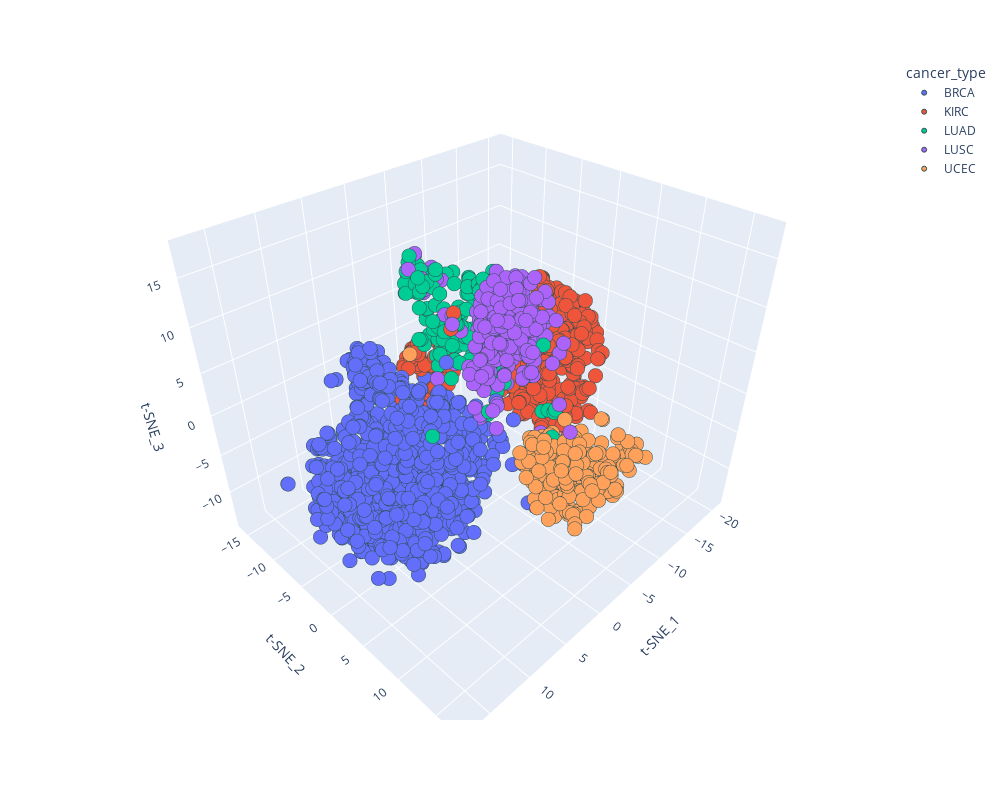

Notebook cell for this chart:
### Code cell
fig = px.scatter_3d(final_df,
                    x='t-SNE_1', y='t-SNE_2', z='t-SNE_3',
                    color='cancer_type',
                    width=1000, height=800,
                    opacity=1
                    )

fig.update_traces(marker=dict(size=5,
                              line=dict(width=1,
                                        color='DarkSlateGrey')
                              ),
                  )

fig.show()

### Figure 1 — Plotly figure (JSON) as saved in the notebook; plotly's stock layout.template omitted (floating-point values rounded to 4 significant figures; data arrays with more than 128 entries replaced by an {"elided": "..."} marker saying what was removed)
{"data": [{"hovertemplate": "cancer_type=BRCA<br>t-SNE_1=%{x}<br>t-SNE_2=%{y}<br>t-SNE_3=%{z}<extra></extra>", "legendgroup": "BRCA", "marker": {"color": "#636efa", "line": {"color": "DarkSlateGrey", "width": 1}, "opacity": 1, "size": 5, "symbol": "circle"}, "mode": "markers", "name": "BRCA", "scene": "scene", "showlegend": true, "type": "scatter3d", "x": {"elided": "878 float values"}, "y": {"elided": "878 float values"}, "z": {"elided": "878 float values"}}, {"hovertemplate": "cancer_type=KIRC<br>t-SNE_1=%{x}<br>t-SNE_2=%{y}<br>t-SNE_3=%{z}<extra></extra>", "legendgroup": "KIRC", "marker": {"color": "#EF553B", "line": {"color": "DarkSlateGrey", "width": 1}, "opacity": 1, "size": 5, "symbol": "circle"}, "mode": "markers", "name": "KIRC", "scene": "scene", "showlegend": true, "type": "scatter3d", "x": {"elided": "537 float values"}, "y": {"elided": "537 float values"}, "z": {"elided": "537 float values"}}, {"hovertemplate": "cancer_type=LUAD<br>t-SNE_1=%{x}<br>t-SNE_2=%{y}<br>t-SNE_3=%{z}<extra></extra>", "legendgroup": "LUAD", "marker": {"color": "#00cc96", "line": {"color": "DarkSlateGrey", "width": 1}, "opacity": 1, "size": 5, "symbol": "circle"}, "mode": "markers", "name": "LUAD", "scene": "scene", "showlegend": true, "type": "scatter3d", "x": {"elided": "162 float values"}, "y": {"elided": "162 float values"}, "z": {"elided": "162 float values"}}, {"hovertemplate": "cancer_type=LUSC<br>t-SNE_1=%{x}<br>t-SNE_2=%{y}<br>t-SNE_3=%{z}<extra></extra>", "legendgroup": "LUSC", "marker": {"color": "#ab63fa", "line": {"color": "DarkSlateGrey", "width": 1}, "opacity": 1, "size": 5, "symbol": "circle"}, "mode": "markers", "name": "LUSC", "scene": "scene", "showlegend": true, "type": "scatter3d", "x": {"elided": "240 float values"}, "y": {"elided": "240 float values"}, "z": {"elided": "240 float values"}}, {"hovertemplate": "cancer_type=UCEC<br>t-SNE_1=%{x}<br>t-SNE_2=%{y}<br>t-SNE_3=%{z}<extra></extra>", "legendgroup": "UCEC", "marker": {"color": "#FFA15A", "line": {"color": "DarkSlateGrey", "width": 1}, "opacity": 1, "size": 5, "symbol": "circle"}, "mode": "markers", "name": "UCEC", "scene": "scene", "showlegend": true, "type": "scatter3d", "x": {"elided": "269 float values"}, "y": {"elided": "269 float values"}, "z": {"elided": "269 float values"}}], "layout": {"height": 800, "legend": {"title": {"text": "cancer_type"}, "tracegroupgap": 0}, "margin": {"t": 60}, "scene": {"domain": {"x": [0, 1], "y": [0, 1]}, "xaxis": {"title": {"text": "t-SNE_1"}}, "yaxis": {"title": {"text": "t-SNE_2"}}, "zaxis": {"title": {"text": "t-SNE_3"}}}, "width": 1000}}
